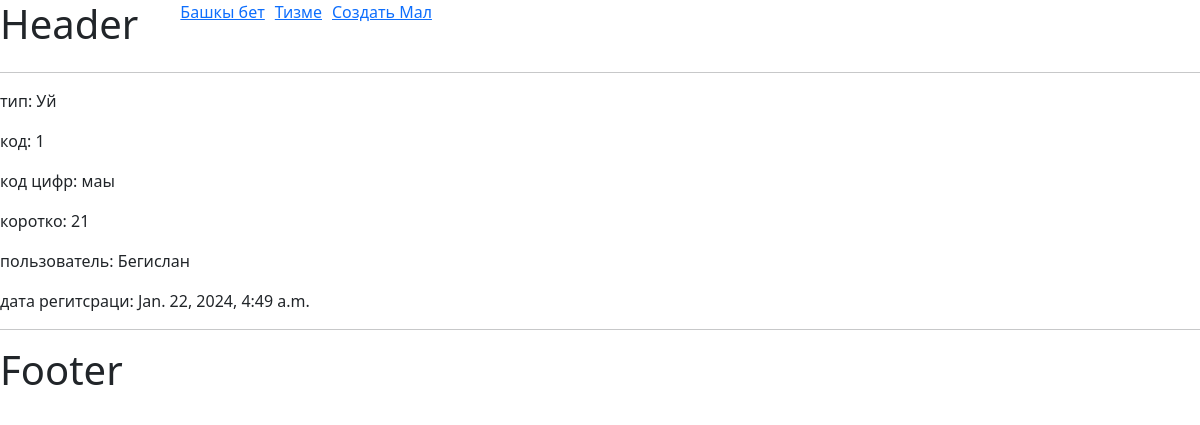
The app's page /list/detail/4 with its own data.
### charbamodel/models.py (models this page shows, shortened)
class Charba(models.Model):
    type_charba = models.ForeignKey(TypeCharba, on_delete=models.CASCADE)
    code = models.IntegerField()
    code_chars = models.CharField(max_length=255)
    description = models.CharField(max_length=255, null=True)
    user = models.ForeignKey(User, on_delete=models.CASCADE)
    date_register = models.DateTimeField(auto_now_add=True)

class TypeCharba(models.Model):
    type_charba = models.CharField(max_length=255)
    def __str__(self):
        return self.type_charba

### users/models.py (models this page shows)
class User(AbstractUser):
    user_name = models.CharField(max_length=255)
    email = models.EmailField(unique=True)
    password = models.CharField(max_length=255)
    avatar = models.ImageField()
    role_user = models.ForeignKey('RoleUser', on_delete=models.CASCADE, null=True)
    user_location = models.ForeignKey(LocationVillage, on_delete=models.CASCADE, null=True)
    USERNAME_FIELD = 'email'
    REQUIRED_FIELDS = ['username']
    EMAIL_FIELD = 'email'
    def __str__(self):
        return self.user_name

### frontend/views.py (the view)
# urls.py: path('list/detail/<int:id>', list_detail, name="detail"),
def list_detail(request, id):
    detail = Charba.objects.get(id=id)
    context = {
        'detail': detail
    }
    return render(request, 'frontend/detail.html', context)

### frontend/templates/frontend/detail.html (shortened to what this page needs)
{% extends 'frontend/base.html' %}
{% block content %}
    <p>тип: {{ detail.type_charba }}</p>
    <p>код: {{ detail.code }}</p>
    <p>код цифр: {{ detail.code_chars }}</p>
    <p>коротко: {{ detail.description }}</p>
    <p>пользователь: {{ detail.user }}</p>
    <p>дата регитсраци: {{ detail.date_register }}</p>
{% endblock %}

### records on screen
Charba: type_charba "Уй", code "1", code_chars "маы", description "21", user "Бегислан", date_register "Jan. 22, 2024, 4:49 a.m."
